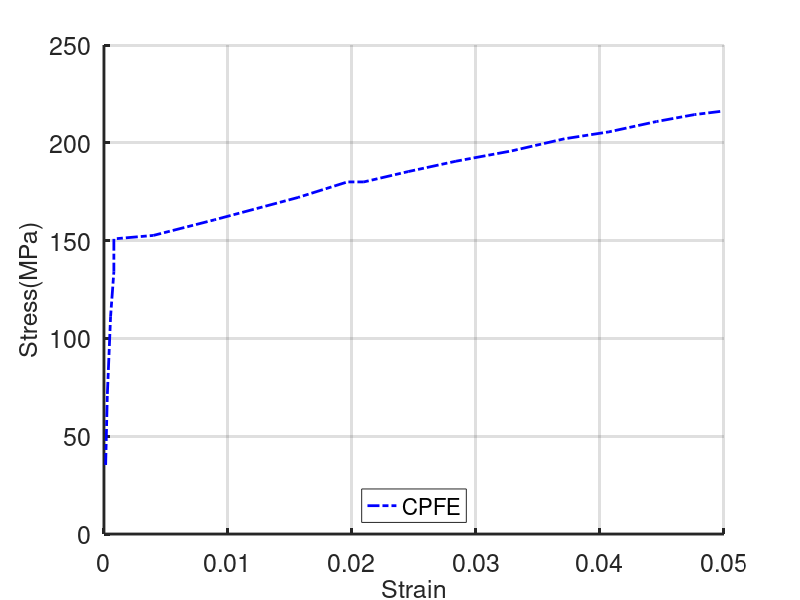

Reproduce this figure in MATLAB. (Note: this script raises an error after producing the figure.)
clear all;
close all;
clc

SSCPFE=load("./Sim5.dat");



%% Plot the over all stress-strain curve
figure(1)
hold
plot(SSCPFE(:,1), SSCPFE(:,2), 'b-.', 'linewidth', 2 )
grid on;
legend('CPFE',  'Location', 'south' )
set(gca, 'fontsize', 18, 'linewidth', 2)
xlabel('Strain', 'fontsize', 18)
ylabel('Stress(MPa)', 'fontsize', 18)
hgexport(gcf, 'Fig_OveraallResponse.jpg',  ...
     hgexport('factorystyle'), 'Format', 'pdf'); 


